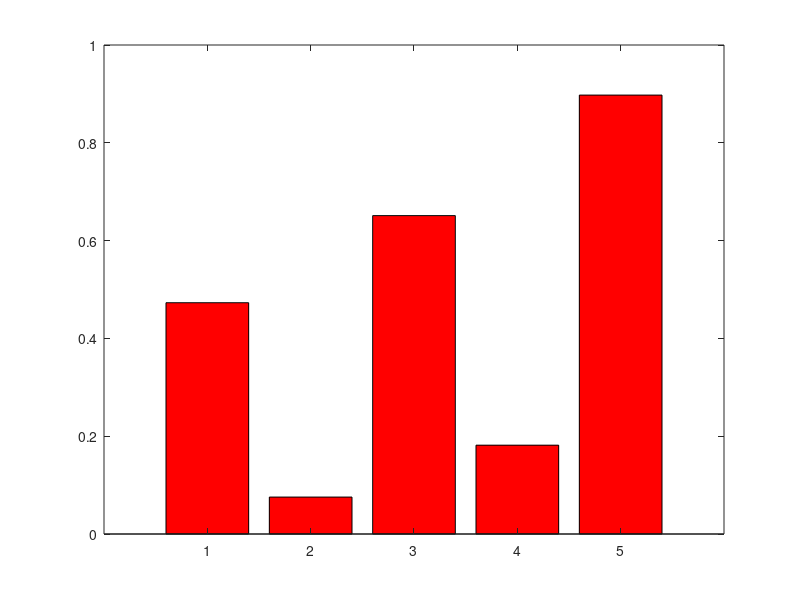
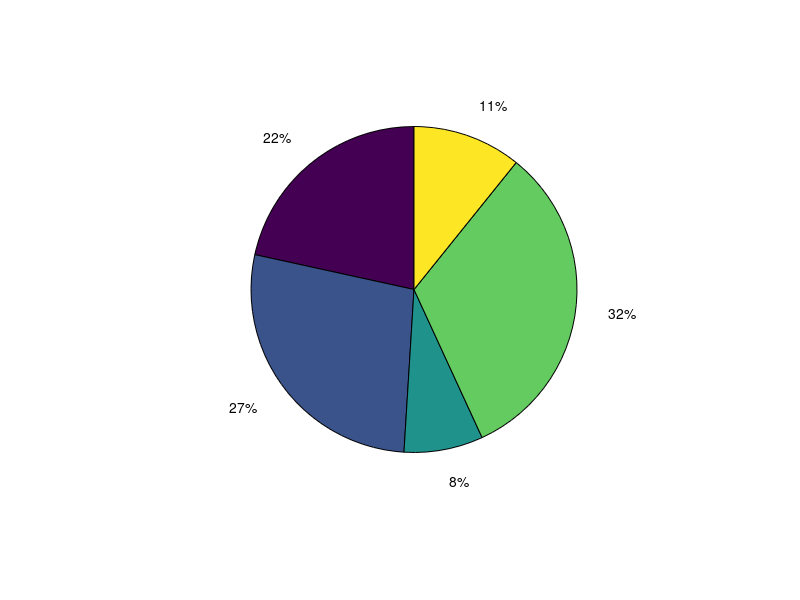
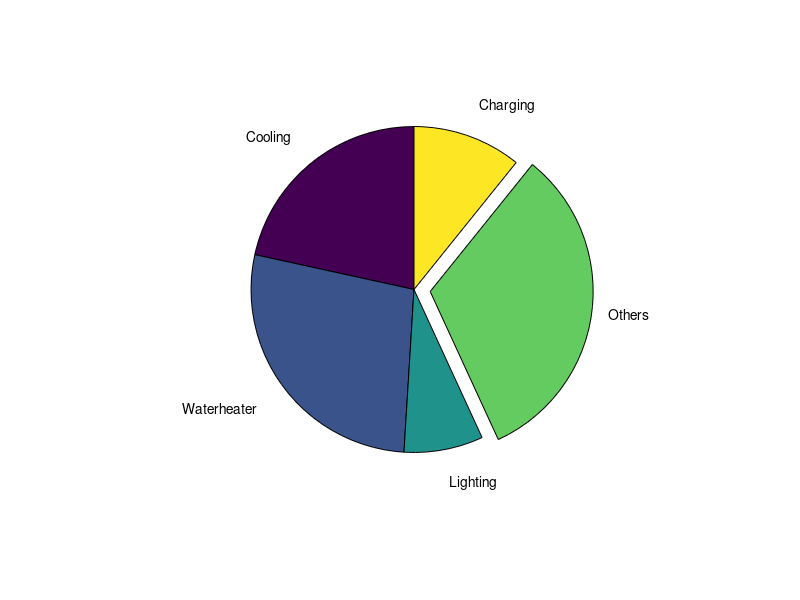

These charts were generated, in order, by the following MATLAB code:
a = rand(1,5);
figure
bar(a,'r')

b = [22 28 8 33 11];
figure
pie(b)

c = {'Cooling','Waterheater','Lighting','Others','Charging'};
figure
pie(b,[0 0 0 1 0],c)
